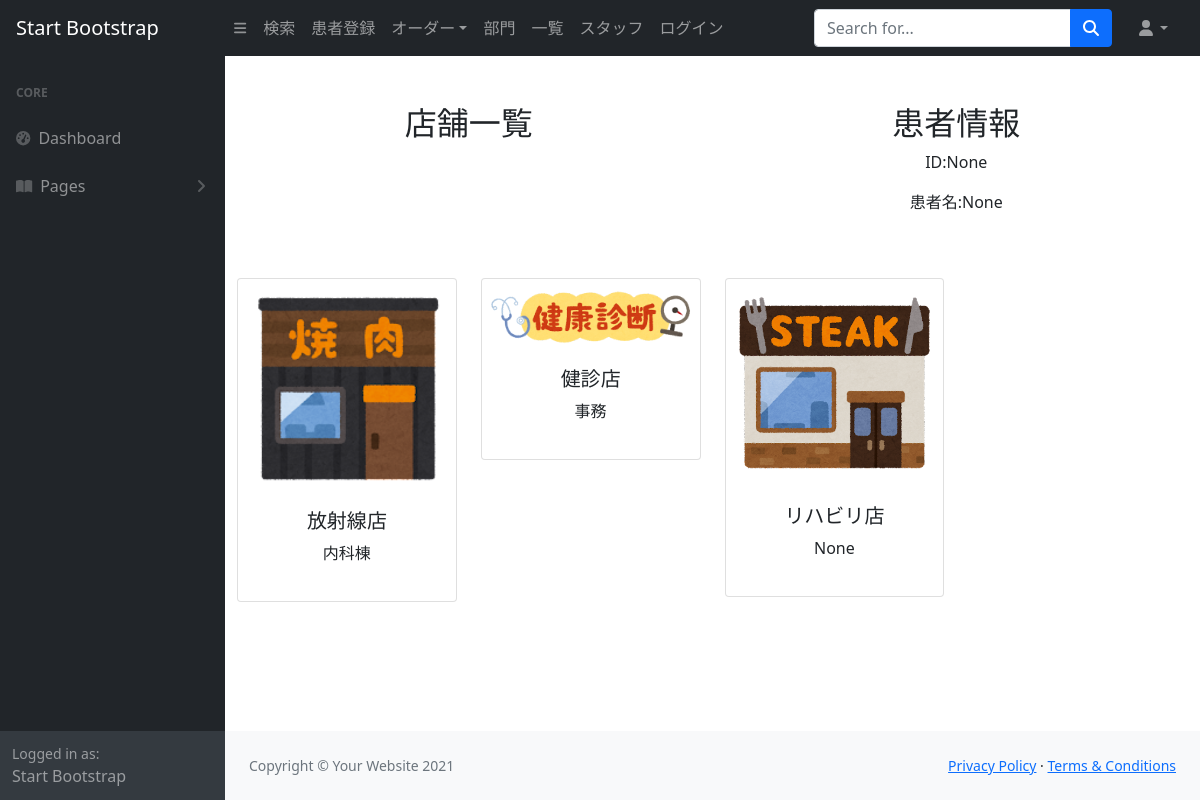
/store/, run on the app's committed database.
### app/models.py (models this page shows, shortened)
class Store(models.Model):
    name = models.CharField('部門', max_length=100)
    address = models.CharField('住所', max_length=100, null=True, blank=True)
    tel = models.CharField('電話番号', max_length=100, null=True, blank=True)
    description = models.TextField('説明', default="", blank=True)
    image = models.ImageField(upload_to='images', verbose_name='イメージ画像', null=True, blank=True)

### app/views.py (the view)
# urls.py: path('store/', views.StoreView.as_view(), name='store'),
class StoreView(ListView):
    template_name = 'app/store.html'
    model = Store
    def get_context_data(self, **kwargs):
        context = super().get_context_data(**kwargs)
        pt_id = self.request.GET.get('pt_id')
        pt_name = self.request.GET.get('pt_name')
        context['pt_id'] = pt_id
        context['pt_name'] = pt_name
        return context

### app/templates/app/store.html (shortened to what this page needs)
{% extends "app/base.html" %}
{% load widget_tweaks %}
{% block content %}
<div class="text-center my-5">
    <div class="row mb-5">
        <div class="col">
            <h2>店舗一覧</h2>
        </div>
        <div class="col">
            <h2>患者情報</h2>
            <p>ID:{{ pt_id }}</p>
            <p>患者名:{{ pt_name }}</p>
        </div>
    </div>
    <div class="row">
        {% for store in store_list %}
            <div class="col-lg-3 col-md-3 col-sm-3">
                <div class="card img-thumbnail storelist mb-3">
                    <img class="card-img-top card-thum" src="{{ store.image.url }}" alt="">
                    <div class="card-body text-center px-2 py-3">
                        <h5 class="font-weight-bold">{{ store.name }}店</h5>
                        <p>{{ store.address }}</p>
                    </div>
                </div>
            </div>
        {% empty %}
            <p>まだ店舗がありません</p>
        {% endfor %}
    </div>
</div>
{% endblock %}

### data on the page
Store: image (picture), name "放射線", address "内科棟"
Store: image (picture), name "健診", address "事務"
Store: image (picture), name "リハビリ", address "None"

### other printed values
{{ pt_id }} "None"
{{ pt_name }} "None"
